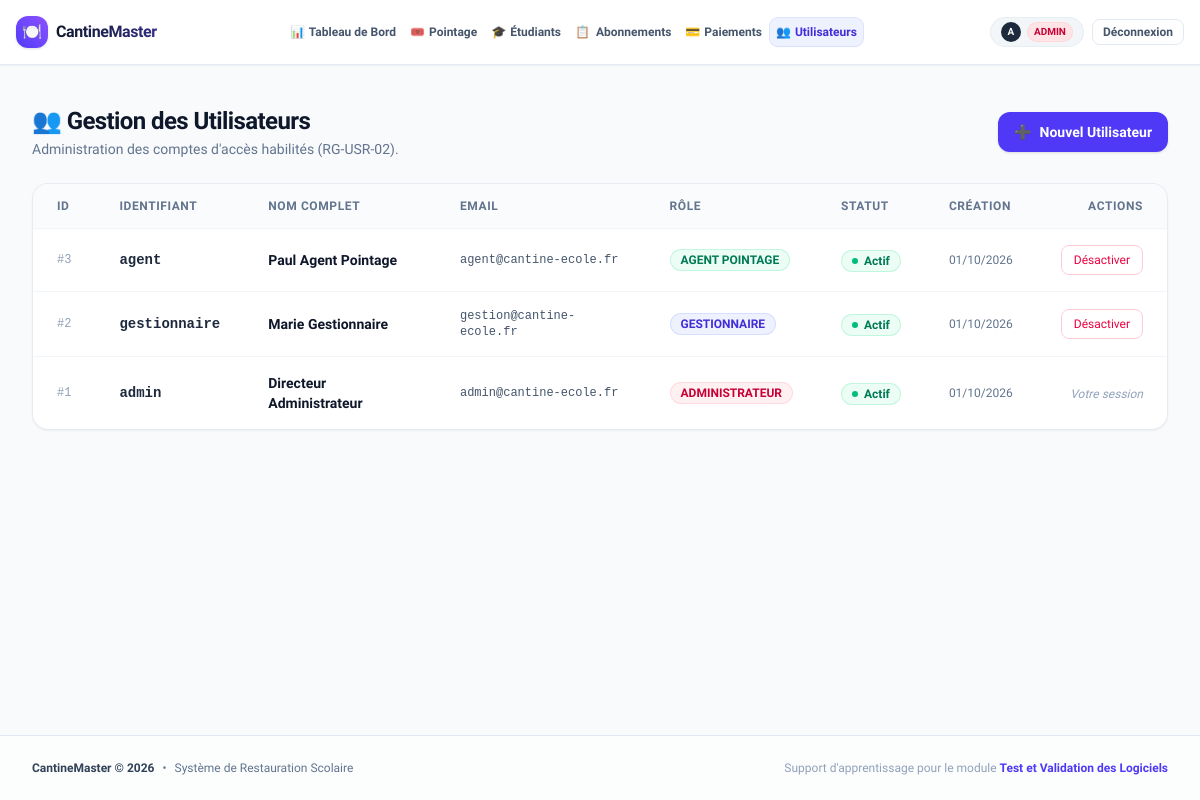
Page /users/ (signed in) on the earlier database version.
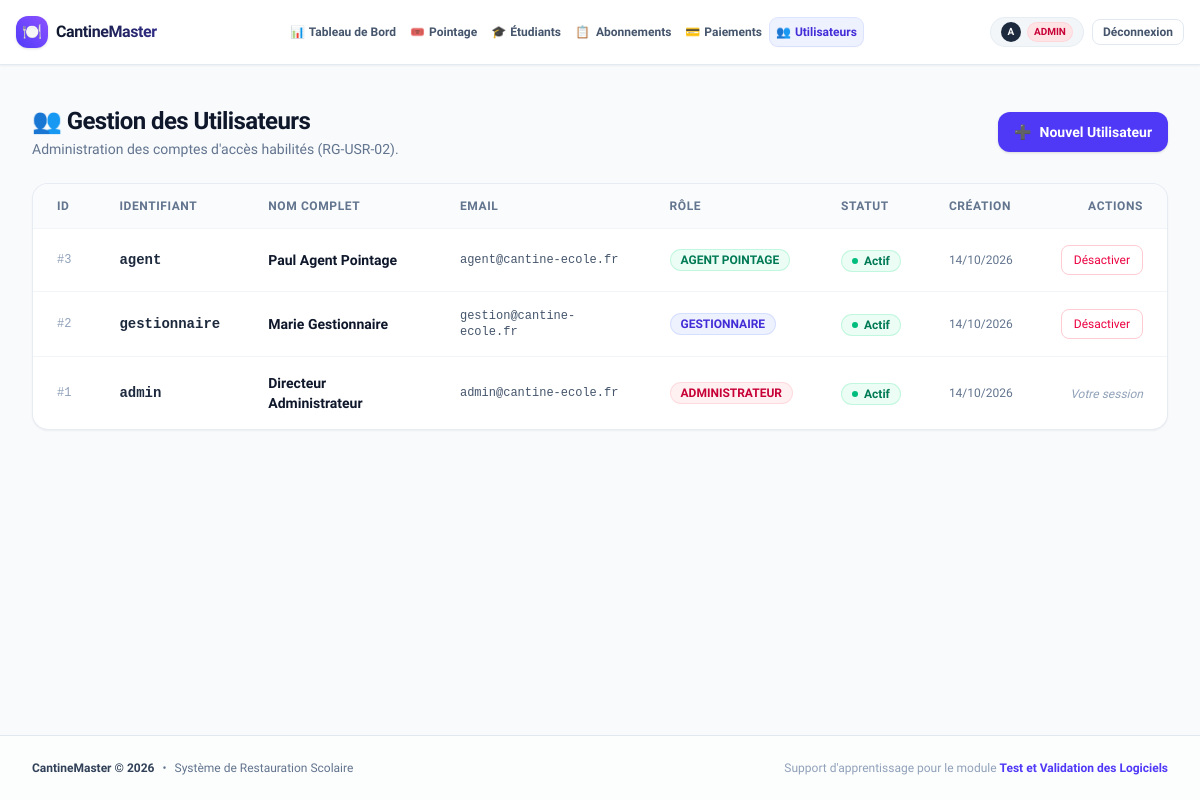
Same page on the later database version.
### app/models/user.py (models this page shows, shortened)
class User(UserMixin, db.Model):
    __tablename__ = 'users'
    ROLE_ADMIN = 'ADMIN'
    ROLE_GESTIONNAIRE = 'GESTIONNAIRE'
    ROLE_AGENT = 'AGENT_POINTAGE'
    ROLES = [ROLE_ADMIN, ROLE_GESTIONNAIRE, ROLE_AGENT]
    id = db.Column(db.Integer, primary_key=True)
    username = db.Column(db.String(64), unique=True, nullable=False, index=True)
    email = db.Column(db.String(120), unique=True, nullable=False, index=True)
    password_hash = db.Column(db.String(256), nullable=False)
    full_name = db.Column(db.String(100), nullable=False)
    role = db.Column(db.String(30), nullable=False, default=ROLE_GESTIONNAIRE)
    is_active = db.Column(db.Boolean, default=True, nullable=False)
    created_at = db.Column(db.DateTime, default=datetime.utcnow, nullable=False)
    @property
    def is_admin(self):
        return self.role == self.ROLE_ADMIN
    @property
    def is_gestionnaire(self):
        return self.role in [self.ROLE_ADMIN, self.ROLE_GESTIONNAIRE]
    def has_role(self, *roles):
        return self.role in roles

### app/routes/user_routes.py (the view)
@user_bp.route('/')
@login_required
@role_required(User.ROLE_ADMIN)
def list_users():
    users = User.query.order_by(User.id.desc()).all()
    return render_template('users/list.html', users=users)

### app/templates/users/list.html (shortened to what the changed rows need)
{% extends "base.html" %}
{% block content %}
<div class="space-y-6">
  <div class="flex flex-col sm:flex-row sm:items-center sm:justify-between gap-4">
    <div>
      <h1 class="text-2xl font-bold tracking-tight text-slate-900">👥 Gestion des Utilisateurs</h1>
    </div>
  </div>
  <div class="bg-white rounded-2xl border border-slate-200/80 shadow-xs overflow-hidden">
    <div class="overflow-x-auto">
      <table class="w-full text-left text-sm">
        <thead class="bg-slate-50/80 text-xs text-slate-500 font-bold uppercase tracking-wider border-b border-slate-100">
          <tr>
            <th class="px-6 py-3.5">ID</th>
            <th class="px-6 py-3.5">Identifiant</th>
            <th class="px-6 py-3.5">Nom Complet</th>
            <th class="px-6 py-3.5">Email</th>
            <th class="px-6 py-3.5">Rôle</th>
            <th class="px-6 py-3.5">Statut</th>
            <th class="px-6 py-3.5">Création</th>
            <th class="px-6 py-3.5 text-right">Actions</th>
          </tr>
        </thead>
        <tbody class="divide-y divide-slate-100">
          {% for u in users %}
          <tr class="hover:bg-slate-50/50 transition-colors">
            <td class="px-6 py-4 text-xs font-mono text-slate-400">#{{ u.id }}</td>
            <td class="px-6 py-4 font-mono font-bold text-slate-800">{{ u.username }}</td>
            <td class="px-6 py-4 font-semibold text-slate-900">{{ u.full_name }}</td>
            <td class="px-6 py-4 text-slate-600 text-xs font-mono">{{ u.email }}</td>
            <td class="px-6 py-4">
              {% if u.role == 'ADMIN' %}
                <span class="inline-flex items-center px-2.5 py-0.5 rounded-full text-xs font-bold bg-rose-50 text-rose-700 border border-rose-200/60">
                  ADMINISTRATEUR
                </span>
              {% elif u.role == 'GESTIONNAIRE' %}
                <span class="inline-flex items-center px-2.5 py-0.5 rounded-full text-xs font-bold bg-indigo-50 text-indigo-700 border border-indigo-200/60">
                  GESTIONNAIRE
                </span>
              {% else %}
                <span class="inline-flex items-center px-2.5 py-0.5 rounded-full text-xs font-bold bg-emerald-50 text-emerald-700 border border-emerald-200/60">
                  AGENT POINTAGE
                </span>
              {% endif %}
            </td>
            <td class="px-6 py-4">
              {% if u.is_active %}
                <span class="inline-flex items-center gap-1.5 px-2.5 py-0.5 rounded-full text-xs font-semibold bg-emerald-50 text-emerald-700 border border-emerald-200/60">
                  <span class="w-1.5 h-1.5 rounded-full bg-emerald-500"></span>
                  Actif
                </span>
              {% else %}
                <span class="inline-flex items-center gap-1.5 px-2.5 py-0.5 rounded-full text-xs font-semibold bg-slate-100 text-slate-500 border border-slate-200">
                  <span class="w-1.5 h-1.5 rounded-full bg-slate-400"></span>
                  Désactivé
                </span>
              {% endif %}
            </td>
            <td class="px-6 py-4 text-xs text-slate-500">{{ u.created_at.strftime('%d/%m/%Y') }}</td>
            <td class="px-6 py-4 text-right">
              {% if u.id != current_user.id %}
              <form method="POST" action="{{ url_for('users.toggle_user_status', user_id=u.id) }}" class="inline" onsubmit="return confirm('Confirmer le changement de statut ?');">
                {% if u.is_active %}
                  <button type="submit" class="px-3 py-1.5 rounded-lg text-xs font-medium text-rose-600 hover:bg-rose-50 border border-rose-200 transition-colors cursor-pointer">
                    Désactiver
                  </button>
                {% else %}
                  <button type="submit" class="px-3 py-1.5 rounded-lg text-xs font-medium text-emerald-600 hover:bg-emerald-50 border border-emerald-200 transition-colors cursor-pointer">
                    Activer
                  </button>
                {% endif %}
              </form>
              {% else %}
                <span class="text-xs text-slate-400 italic">Votre session</span>
              {% endif %}
            </td>
          </tr>
          {% endfor %}
        </tbody>
      </table>
    </div>
  </div>
</div>
{% endblock %}

### app/templates/base.html (shortened to what the changed rows need)
<!DOCTYPE html>
<html lang="fr" class="h-full bg-slate-50">
<head>
  <script src="https://cdn.jsdelivr.net/npm/@tailwindcss/browser@4"></script>
</head>
<body class="min-h-full flex flex-col text-slate-800 antialiased selection:bg-indigo-500 selection:text-white overflow-x-hidden">
  <header class="sticky top-0 z-50 backdrop-blur-md bg-white/95 border-b border-slate-200/90 shadow-xs w-full">
    <div class="w-full px-2 sm:px-3 lg:px-4 flex items-center justify-between h-16 gap-2">
      {% if current_user.is_authenticated %}
      <nav class="hidden md:flex items-center gap-0.5 xl:gap-1.5 flex-nowrap min-w-0">
        <a href="{{ url_for('main.dashboard') }}"
           class="px-1.5 xl:px-3 py-1.5 rounded-lg text-xs xl:text-sm font-semibold transition-all whitespace-nowrap flex items-center gap-1 xl:gap-1.5 {{ 'bg-indigo-50 text-indigo-700 shadow-xs ring-1 ring-indigo-200/60 font-bold' if request.endpoint == 'main.dashboard' else 'text-slate-600 hover:text-slate-900 hover:bg-slate-100/80' }}">
          <span>📊</span>
          <span>Tableau de Bord</span>
        </a>
        <a href="{{ url_for('attendance.terminal') }}"
           class="px-1.5 xl:px-3 py-1.5 rounded-lg text-xs xl:text-sm font-semibold transition-all whitespace-nowrap flex items-center gap-1 xl:gap-1.5 {{ 'bg-indigo-50 text-indigo-700 shadow-xs ring-1 ring-indigo-200/60 font-bold' if 'attendance' in request.endpoint else 'text-slate-600 hover:text-slate-900 hover:bg-slate-100/80' }}">
          <span>🎟️</span>
          <span>Pointage</span>
        </a>
        {% if current_user.is_gestionnaire %}
        <a href="{{ url_for('students.list_students') }}"
           class="px-1.5 xl:px-3 py-1.5 rounded-lg text-xs xl:text-sm font-semibold transition-all whitespace-nowrap flex items-center gap-1 xl:gap-1.5 {{ 'bg-indigo-50 text-indigo-700 shadow-xs ring-1 ring-indigo-200/60 font-bold' if 'students' in request.endpoint else 'text-slate-600 hover:text-slate-900 hover:bg-slate-100/80' }}">
          <span>🎓</span>
          <span>Étudiants</span>
        </a>
        <a href="{{ url_for('subscriptions.list_subscriptions') }}"
           class="px-1.5 xl:px-3 py-1.5 rounded-lg text-xs xl:text-sm font-semibold transition-all whitespace-nowrap flex items-center gap-1.5 {{ 'bg-indigo-50 text-indigo-700 shadow-xs ring-1 ring-indigo-200/60 font-bold' if 'subscriptions' in request.endpoint else 'text-slate-600 hover:text-slate-900 hover:bg-slate-100/80' }}">
          <span>📋</span>
          <span>Abonnements</span>
        </a>
        <a href="{{ url_for('payments.list_payments') }}"
           class="px-1.5 xl:px-3 py-1.5 rounded-lg text-xs xl:text-sm font-semibold transition-all whitespace-nowrap flex items-center gap-1 xl:gap-1.5 {{ 'bg-indigo-50 text-indigo-700 shadow-xs ring-1 ring-indigo-200/60 font-bold' if 'payments' in request.endpoint else 'text-slate-600 hover:text-slate-900 hover:bg-slate-100/80' }}">
          <span>💳</span>
          <span>Paiements</span>
        </a>
        {% endif %}
        {% if current_user.is_admin %}
        <a href="{{ url_for('users.list_users') }}"
           class="px-1.5 xl:px-3 py-1.5 rounded-lg text-xs xl:text-sm font-semibold transition-all whitespace-nowrap flex items-center gap-1 xl:gap-1.5 {{ 'bg-indigo-50 text-indigo-700 shadow-xs ring-1 ring-indigo-200/60 font-bold' if 'users' in request.endpoint else 'text-slate-600 hover:text-slate-900 hover:bg-slate-100/80' }}">
          <span>👥</span>
          <span>Utilisateurs</span>
        </a>
        {% endif %}
      </nav>
      <div class="flex items-center gap-1.5 sm:gap-2 shrink-0">
        <div class="flex items-center gap-1.5 bg-slate-100/90 px-1.5 sm:px-2.5 py-1 rounded-full border border-slate-200/70 text-xs">
          <span class="w-5 h-5 rounded-full bg-slate-800 text-white font-bold flex items-center justify-center text-[10px] shrink-0">
            {{ current_user.username[:1].upper() }}
          </span>
          {% if current_user.role == 'ADMIN' %}
            <span class="hidden sm:inline px-1.5 py-0.5 text-[10px] font-extrabold uppercase bg-rose-100 text-rose-700 rounded-full border border-rose-200/60">Admin</span>
          {% elif current_user.role == 'GESTIONNAIRE' %}
            <span class="hidden sm:inline px-1.5 py-0.5 text-[10px] font-extrabold uppercase bg-indigo-100 text-indigo-700 rounded-full border border-indigo-200/60">Gestion</span>
          {% else %}
            <span class="hidden sm:inline px-1.5 py-0.5 text-[10px] font-extrabold uppercase bg-emerald-100 text-emerald-700 rounded-full border border-emerald-200/60">Agent</span>
          {% endif %}
        </div>
        <a href="{{ url_for('auth.logout') }}"
           class="hidden sm:inline-flex items-center justify-center px-2.5 py-1 rounded-lg text-xs font-semibold text-slate-600 hover:text-rose-600 hover:bg-rose-50 transition-colors border border-slate-200 hover:border-rose-200 shrink-0"
           title="Se déconnecter">
          Déconnexion
        </a>
      </div>
      {% endif %}
    </div>
  </header>
  <main class="flex-1 w-full max-w-7xl mx-auto px-4 sm:px-6 lg:px-8 py-6">
    {% block content %}{% endblock %}
  </main>
</body>
</html>

Differences in the rows shown:
changed User "admin": created_at "01/10/2026" → "14/10/2026"
changed User "agent": created_at "01/10/2026" → "14/10/2026"
changed User "gestionnaire": created_at "01/10/2026" → "14/10/2026"
